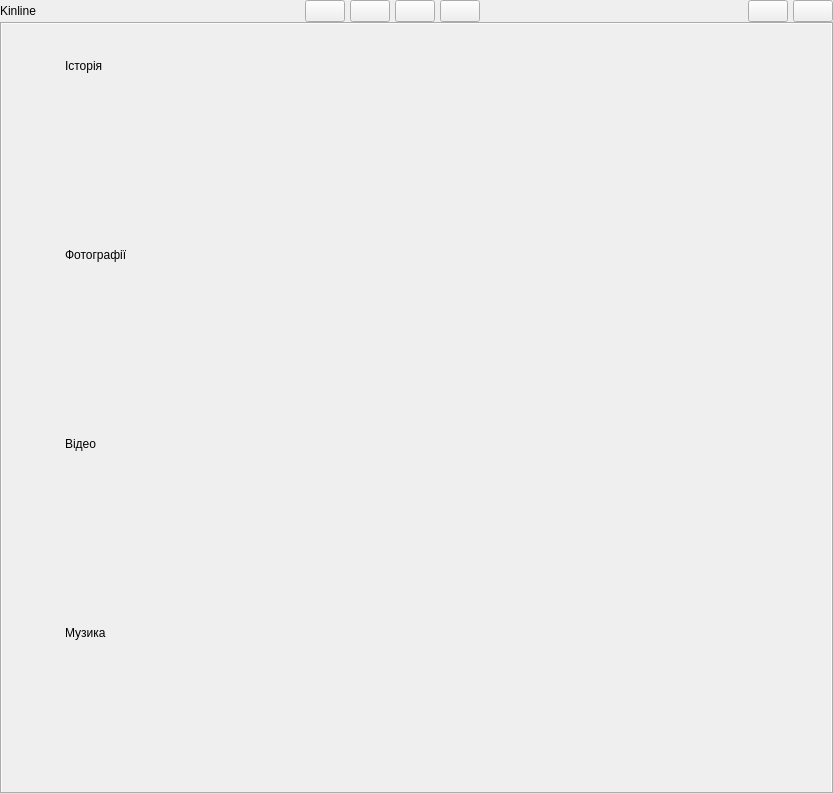
<?xml version="1.0" encoding="UTF-8"?>
<ui version="4.0">
 <class>MainWindow</class>
 <widget class="QMainWindow" name="MainWindow">
  <property name="geometry">
   <rect>
    <x>0</x>
    <y>0</y>
    <width>833</width>
    <height>794</height>
   </rect>
  </property>
  <property name="windowTitle">
   <string>MainWindow</string>
  </property>
  <property name="autoFillBackground">
   <bool>false</bool>
  </property>
  <widget class="QWidget" name="centralwidget">
   <property name="autoFillBackground">
    <bool>false</bool>
   </property>
   <layout class="QVBoxLayout" name="verticalLayout_7">
    <property name="spacing">
     <number>0</number>
    </property>
    <property name="leftMargin">
     <number>0</number>
    </property>
    <property name="topMargin">
     <number>0</number>
    </property>
    <property name="rightMargin">
     <number>0</number>
    </property>
    <property name="bottomMargin">
     <number>0</number>
    </property>
    <item>
     <layout class="QHBoxLayout" name="horizontalLayout">
      <property name="spacing">
       <number>5</number>
      </property>
      <item>
       <widget class="QLabel" name="label">
        <property name="text">
         <string>Kinline</string>
        </property>
       </widget>
      </item>
      <item>
       <spacer name="horizontalSpacer">
        <property name="orientation">
         <enum>Qt::Orientation::Horizontal</enum>
        </property>
        <property name="sizeHint" stdset="0">
         <size>
          <width>40</width>
          <height>20</height>
         </size>
        </property>
       </spacer>
      </item>
      <item>
       <widget class="QPushButton" name="m_pb_photo">
        <property name="text">
         <string/>
        </property>
        <property name="iconSize">
         <size>
          <width>30</width>
          <height>30</height>
         </size>
        </property>
       </widget>
      </item>
      <item>
       <widget class="QPushButton" name="m_pb_video">
        <property name="text">
         <string/>
        </property>
        <property name="iconSize">
         <size>
          <width>30</width>
          <height>30</height>
         </size>
        </property>
       </widget>
      </item>
      <item>
       <widget class="QPushButton" name="m_pb_music">
        <property name="text">
         <string/>
        </property>
        <property name="iconSize">
         <size>
          <width>30</width>
          <height>30</height>
         </size>
        </property>
       </widget>
      </item>
      <item>
       <widget class="QPushButton" name="m_pb_history">
        <property name="text">
         <string/>
        </property>
        <property name="iconSize">
         <size>
          <width>30</width>
          <height>30</height>
         </size>
        </property>
       </widget>
      </item>
      <item>
       <spacer name="horizontalSpacer_2">
        <property name="orientation">
         <enum>Qt::Orientation::Horizontal</enum>
        </property>
        <property name="sizeHint" stdset="0">
         <size>
          <width>40</width>
          <height>20</height>
         </size>
        </property>
       </spacer>
      </item>
      <item>
       <widget class="QPushButton" name="add_new_mediaItem">
        <property name="text">
         <string/>
        </property>
        <property name="iconSize">
         <size>
          <width>30</width>
          <height>30</height>
         </size>
        </property>
       </widget>
      </item>
      <item>
       <widget class="QPushButton" name="pushButton_5">
        <property name="text">
         <string/>
        </property>
        <property name="iconSize">
         <size>
          <width>30</width>
          <height>30</height>
         </size>
        </property>
       </widget>
      </item>
     </layout>
    </item>
    <item>
     <widget class="QTabWidget" name="tabWidget">
      <property name="autoFillBackground">
       <bool>false</bool>
      </property>
      <property name="styleSheet">
       <string notr="true">QTabBar::tab{
	background: rgba(255, 170, 0, 0);
	color: rgba(0, 0, 0, 0);
	max-height: 0px;
}</string>
      </property>
      <property name="currentIndex">
       <number>0</number>
      </property>
      <widget class="QWidget" name="tab_home">
       <property name="autoFillBackground">
        <bool>false</bool>
       </property>
       <attribute name="title">
        <string>Tab 1</string>
       </attribute>
       <layout class="QVBoxLayout" name="verticalLayout_6">
        <property name="spacing">
         <number>5</number>
        </property>
        <property name="leftMargin">
         <number>0</number>
        </property>
        <property name="topMargin">
         <number>0</number>
        </property>
        <property name="rightMargin">
         <number>0</number>
        </property>
        <property name="bottomMargin">
         <number>0</number>
        </property>
        <item>
         <widget class="QScrollArea" name="scrollArea">
          <property name="focusPolicy">
           <enum>Qt::FocusPolicy::NoFocus</enum>
          </property>
          <property name="autoFillBackground">
           <bool>false</bool>
          </property>
          <property name="frameShape">
           <enum>QFrame::Shape::NoFrame</enum>
          </property>
          <property name="frameShadow">
           <enum>QFrame::Shadow::Plain</enum>
          </property>
          <property name="widgetResizable">
           <bool>true</bool>
          </property>
          <widget class="QWidget" name="scrollAreaWidgetContents">
           <property name="geometry">
            <rect>
             <x>0</x>
             <y>0</y>
             <width>827</width>
             <height>762</height>
            </rect>
           </property>
           <property name="autoFillBackground">
            <bool>true</bool>
           </property>
           <layout class="QVBoxLayout" name="verticalLayout_5">
            <item>
             <widget class="QWidget" name="history" native="true">
              <property name="autoFillBackground">
               <bool>false</bool>
              </property>
              <layout class="QVBoxLayout" name="verticalLayout">
               <item>
                <widget class="QWidget" name="horizontalLayout_12" native="true">
                 <property name="sizePolicy">
                  <sizepolicy hsizetype="Preferred" vsizetype="Maximum">
                   <horstretch>0</horstretch>
                   <verstretch>0</verstretch>
                  </sizepolicy>
                 </property>
                 <layout class="QHBoxLayout" name="horizontalLayout_2">
                  <item>
                   <widget class="QLabel" name="th_history_icon">
                    <property name="minimumSize">
                     <size>
                      <width>30</width>
                      <height>30</height>
                     </size>
                    </property>
                    <property name="maximumSize">
                     <size>
                      <width>30</width>
                      <height>30</height>
                     </size>
                    </property>
                    <property name="text">
                     <string/>
                    </property>
                    <property name="pixmap">
                     <pixmap>../icons/history.png</pixmap>
                    </property>
                    <property name="scaledContents">
                     <bool>true</bool>
                    </property>
                   </widget>
                  </item>
                  <item>
                   <widget class="QLabel" name="label_2">
                    <property name="text">
                     <string>Історія</string>
                    </property>
                   </widget>
                  </item>
                 </layout>
                </widget>
               </item>
               <item>
                <widget class="QWidget" name="horizontalLayout_13" native="true">
                 <property name="minimumSize">
                  <size>
                   <width>0</width>
                   <height>0</height>
                  </size>
                 </property>
                 <property name="autoFillBackground">
                  <bool>false</bool>
                 </property>
                 <layout class="QHBoxLayout" name="hl_history"/>
                </widget>
               </item>
              </layout>
             </widget>
            </item>
            <item>
             <widget class="QWidget" name="photo" native="true">
              <layout class="QVBoxLayout" name="verticalLayout_2">
               <item>
                <widget class="QWidget" name="horizontalLayout_10" native="true">
                 <property name="sizePolicy">
                  <sizepolicy hsizetype="Preferred" vsizetype="Maximum">
                   <horstretch>0</horstretch>
                   <verstretch>0</verstretch>
                  </sizepolicy>
                 </property>
                 <layout class="QHBoxLayout" name="horizontalLayout_4">
                  <item>
                   <widget class="QLabel" name="th_photo_icon">
                    <property name="minimumSize">
                     <size>
                      <width>30</width>
                      <height>30</height>
                     </size>
                    </property>
                    <property name="maximumSize">
                     <size>
                      <width>30</width>
                      <height>30</height>
                     </size>
                    </property>
                    <property name="text">
                     <string/>
                    </property>
                    <property name="pixmap">
                     <pixmap>../icons/camera.png</pixmap>
                    </property>
                    <property name="scaledContents">
                     <bool>true</bool>
                    </property>
                   </widget>
                  </item>
                  <item>
                   <widget class="QLabel" name="label_7">
                    <property name="autoFillBackground">
                     <bool>false</bool>
                    </property>
                    <property name="text">
                     <string>Фотографії</string>
                    </property>
                   </widget>
                  </item>
                 </layout>
                </widget>
               </item>
               <item>
                <widget class="QWidget" name="horizontalLayout_5" native="true">
                 <property name="minimumSize">
                  <size>
                   <width>0</width>
                   <height>0</height>
                  </size>
                 </property>
                 <layout class="QHBoxLayout" name="hl_photo"/>
                </widget>
               </item>
              </layout>
             </widget>
            </item>
            <item>
             <widget class="QWidget" name="video" native="true">
              <layout class="QVBoxLayout" name="verticalLayout_3">
               <item>
                <widget class="QWidget" name="horizontalLayout_1" native="true">
                 <property name="sizePolicy">
                  <sizepolicy hsizetype="Preferred" vsizetype="Maximum">
                   <horstretch>0</horstretch>
                   <verstretch>0</verstretch>
                  </sizepolicy>
                 </property>
                 <layout class="QHBoxLayout" name="horizontalLayout_6">
                  <item>
                   <widget class="QLabel" name="th_video_icon">
                    <property name="minimumSize">
                     <size>
                      <width>30</width>
                      <height>30</height>
                     </size>
                    </property>
                    <property name="maximumSize">
                     <size>
                      <width>30</width>
                      <height>30</height>
                     </size>
                    </property>
                    <property name="text">
                     <string/>
                    </property>
                    <property name="pixmap">
                     <pixmap>../icons/video.png</pixmap>
                    </property>
                    <property name="scaledContents">
                     <bool>true</bool>
                    </property>
                   </widget>
                  </item>
                  <item>
                   <widget class="QLabel" name="label_11">
                    <property name="text">
                     <string>Відео</string>
                    </property>
                   </widget>
                  </item>
                 </layout>
                </widget>
               </item>
               <item>
                <widget class="QWidget" name="horizontalLayout_3" native="true">
                 <property name="minimumSize">
                  <size>
                   <width>0</width>
                   <height>0</height>
                  </size>
                 </property>
                 <layout class="QHBoxLayout" name="hl_video"/>
                </widget>
               </item>
              </layout>
             </widget>
            </item>
            <item>
             <widget class="QWidget" name="music" native="true">
              <layout class="QVBoxLayout" name="verticalLayout_4">
               <item>
                <widget class="QWidget" name="horizontalLayout_11" native="true">
                 <property name="sizePolicy">
                  <sizepolicy hsizetype="Preferred" vsizetype="Maximum">
                   <horstretch>0</horstretch>
                   <verstretch>0</verstretch>
                  </sizepolicy>
                 </property>
                 <layout class="QHBoxLayout" name="horizontalLayout_8">
                  <item>
                   <widget class="QLabel" name="th_music_icon">
                    <property name="minimumSize">
                     <size>
                      <width>30</width>
                      <height>30</height>
                     </size>
                    </property>
                    <property name="maximumSize">
                     <size>
                      <width>30</width>
                      <height>30</height>
                     </size>
                    </property>
                    <property name="text">
                     <string/>
                    </property>
                    <property name="pixmap">
                     <pixmap>../icons/music.png</pixmap>
                    </property>
                    <property name="scaledContents">
                     <bool>true</bool>
                    </property>
                   </widget>
                  </item>
                  <item>
                   <widget class="QLabel" name="label_15">
                    <property name="text">
                     <string>Музика</string>
                    </property>
                   </widget>
                  </item>
                 </layout>
                </widget>
               </item>
               <item>
                <widget class="QWidget" name="horizontalLayout_7" native="true">
                 <property name="minimumSize">
                  <size>
                   <width>0</width>
                   <height>0</height>
                  </size>
                 </property>
                 <layout class="QHBoxLayout" name="hl_music"/>
                </widget>
               </item>
              </layout>
             </widget>
            </item>
           </layout>
          </widget>
         </widget>
        </item>
       </layout>
      </widget>
      <widget class="QWidget" name="tab_all_playlist_type">
       <attribute name="title">
        <string>Tab 2</string>
       </attribute>
       <layout class="QHBoxLayout" name="horizontalLayout_9">
        <property name="spacing">
         <number>0</number>
        </property>
        <property name="leftMargin">
         <number>0</number>
        </property>
        <property name="topMargin">
         <number>0</number>
        </property>
        <property name="rightMargin">
         <number>0</number>
        </property>
        <property name="bottomMargin">
         <number>0</number>
        </property>
        <item>
         <widget class="QScrollArea" name="scrollArea_2">
          <property name="sizePolicy">
           <sizepolicy hsizetype="Expanding" vsizetype="Expanding">
            <horstretch>0</horstretch>
            <verstretch>0</verstretch>
           </sizepolicy>
          </property>
          <property name="widgetResizable">
           <bool>true</bool>
          </property>
          <property name="alignment">
           <set>Qt::AlignmentFlag::AlignCenter</set>
          </property>
          <widget class="QWidget" name="scrollAreaWidgetContents_2">
           <property name="geometry">
            <rect>
             <x>0</x>
             <y>0</y>
             <width>825</width>
             <height>760</height>
            </rect>
           </property>
           <property name="sizePolicy">
            <sizepolicy hsizetype="Expanding" vsizetype="Expanding">
             <horstretch>0</horstretch>
             <verstretch>0</verstretch>
            </sizepolicy>
           </property>
           <layout class="QVBoxLayout" name="vl_all_playlist_type">
            <property name="spacing">
             <number>5</number>
            </property>
            <property name="leftMargin">
             <number>0</number>
            </property>
            <property name="topMargin">
             <number>0</number>
            </property>
            <property name="rightMargin">
             <number>0</number>
            </property>
            <property name="bottomMargin">
             <number>0</number>
            </property>
           </layout>
          </widget>
         </widget>
        </item>
       </layout>
      </widget>
      <widget class="QWidget" name="tab_view">
       <attribute name="title">
        <string>Страница</string>
       </attribute>
       <layout class="QHBoxLayout" name="horizontalLayout_14">
        <item>
         <widget class="QWidget" name="view_widget" native="true">
          <property name="sizePolicy">
           <sizepolicy hsizetype="Expanding" vsizetype="Expanding">
            <horstretch>0</horstretch>
            <verstretch>0</verstretch>
           </sizepolicy>
          </property>
          <layout class="QVBoxLayout" name="verticalLayout_9">
           <item>
            <widget class="QWidget" name="widget" native="true">
             <property name="sizePolicy">
              <sizepolicy hsizetype="Expanding" vsizetype="Expanding">
               <horstretch>0</horstretch>
               <verstretch>0</verstretch>
              </sizepolicy>
             </property>
             <layout class="QGridLayout" name="view_player_mediaItem_gl"/>
            </widget>
           </item>
           <item>
            <layout class="QHBoxLayout" name="horizontalLayout_17">
             <item>
              <widget class="QLabel" name="view_title_mediaItem">
               <property name="text">
                <string>TextLabel</string>
               </property>
              </widget>
             </item>
             <item>
              <spacer name="horizontalSpacer_5">
               <property name="orientation">
                <enum>Qt::Orientation::Horizontal</enum>
               </property>
               <property name="sizeHint" stdset="0">
                <size>
                 <width>40</width>
                 <height>20</height>
                </size>
               </property>
              </spacer>
             </item>
             <item>
              <widget class="QLabel" name="view_data_mediaItem">
               <property name="text">
                <string>TextLabel</string>
               </property>
              </widget>
             </item>
            </layout>
           </item>
           <item>
            <widget class="QTextBrowser" name="view_description_mediaItem">
             <property name="sizePolicy">
              <sizepolicy hsizetype="Expanding" vsizetype="Maximum">
               <horstretch>0</horstretch>
               <verstretch>0</verstretch>
              </sizepolicy>
             </property>
             <property name="sizeAdjustPolicy">
              <enum>QAbstractScrollArea::SizeAdjustPolicy::AdjustToContents</enum>
             </property>
            </widget>
           </item>
          </layout>
         </widget>
        </item>
        <item>
         <widget class="QScrollArea" name="scrollArea_3">
          <property name="maximumSize">
           <size>
            <width>500</width>
            <height>16777215</height>
           </size>
          </property>
          <property name="widgetResizable">
           <bool>true</bool>
          </property>
          <widget class="QWidget" name="scrollAreaWidgetContents_3">
           <property name="geometry">
            <rect>
             <x>0</x>
             <y>0</y>
             <width>399</width>
             <height>742</height>
            </rect>
           </property>
           <layout class="QVBoxLayout" name="verticalLayout_8">
            <property name="spacing">
             <number>0</number>
            </property>
            <property name="leftMargin">
             <number>0</number>
            </property>
            <property name="topMargin">
             <number>0</number>
            </property>
            <property name="rightMargin">
             <number>0</number>
            </property>
            <property name="bottomMargin">
             <number>0</number>
            </property>
            <item>
             <layout class="QHBoxLayout" name="horizontalLayout_15">
              <item>
               <widget class="QLabel" name="view_title">
                <property name="sizePolicy">
                 <sizepolicy hsizetype="Expanding" vsizetype="Preferred">
                  <horstretch>0</horstretch>
                  <verstretch>0</verstretch>
                 </sizepolicy>
                </property>
                <property name="text">
                 <string>TextLabel</string>
                </property>
                <property name="alignment">
                 <set>Qt::AlignmentFlag::AlignCenter</set>
                </property>
               </widget>
              </item>
              <item>
               <widget class="QPushButton" name="view_setting">
                <property name="text">
                 <string>PushButton</string>
                </property>
               </widget>
              </item>
             </layout>
            </item>
            <item>
             <widget class="QWidget" name="widget_2" native="true">
              <property name="sizePolicy">
               <sizepolicy hsizetype="Expanding" vsizetype="Preferred">
                <horstretch>0</horstretch>
                <verstretch>0</verstretch>
               </sizepolicy>
              </property>
              <property name="styleSheet">
               <string notr="true"/>
              </property>
              <layout class="QVBoxLayout" name="vl_view_container">
               <property name="spacing">
                <number>5</number>
               </property>
              </layout>
             </widget>
            </item>
            <item>
             <spacer name="verticalSpacer">
              <property name="orientation">
               <enum>Qt::Orientation::Vertical</enum>
              </property>
              <property name="sizeHint" stdset="0">
               <size>
                <width>20</width>
                <height>40</height>
               </size>
              </property>
             </spacer>
            </item>
           </layout>
          </widget>
         </widget>
        </item>
       </layout>
      </widget>
     </widget>
    </item>
   </layout>
  </widget>
 </widget>
 <resources/>
 <connections/>
</ui>
